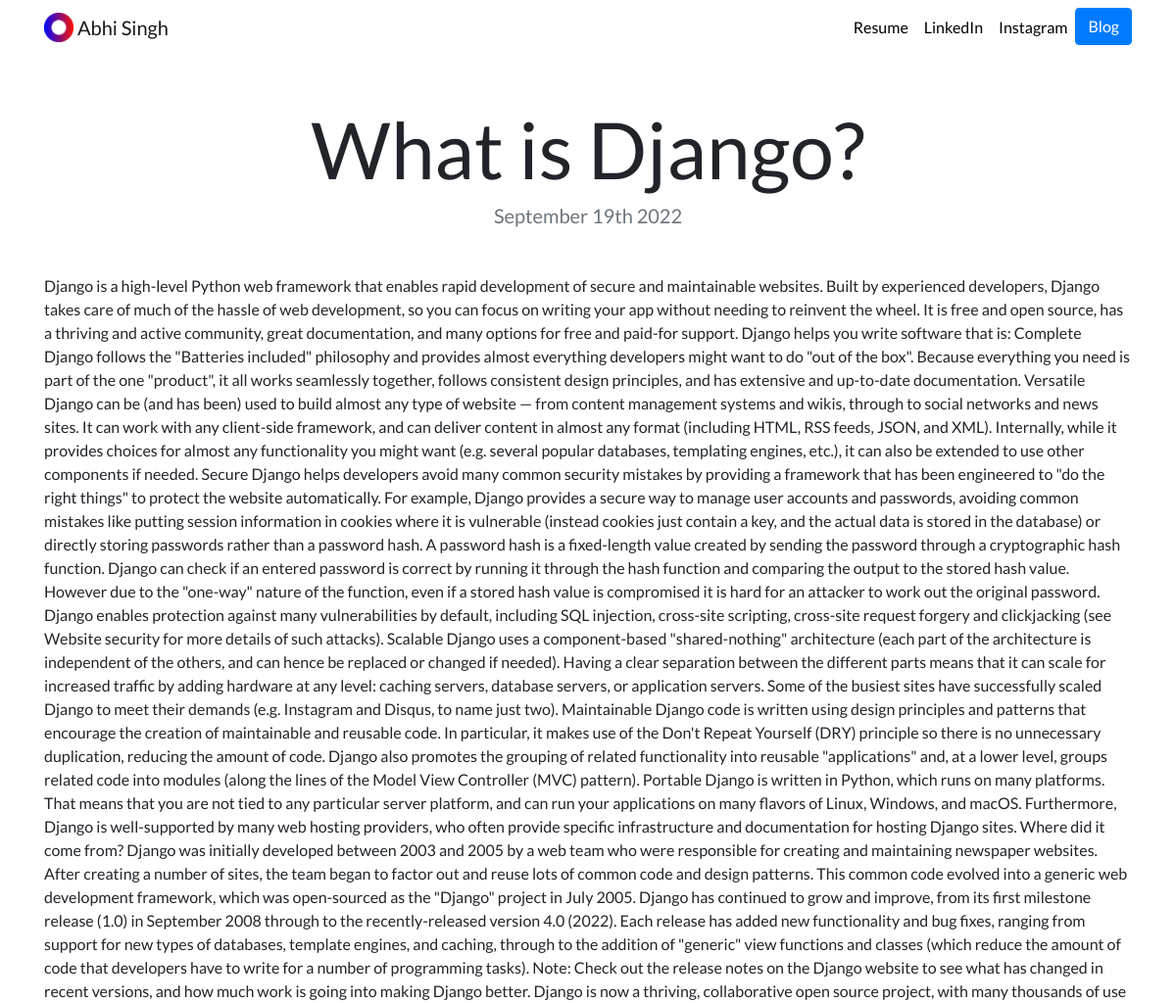
Page /blog/1/ on the committed database.
### blog/models.py (models this page shows, shortened)
class Blog(models.Model):
    title = models.CharField(max_length=200)
    description = models.TextField()
    date = models.DateField()

### blog/views.py (the view)
# urls.py: path('<int:blog_id>/', views.detail, name='detail'),
def detail(request, blog_id):
    blog = get_object_or_404(Blog, pk=blog_id)
    return render(request, 'blog/detail.html',{'blog':blog})

### blog/templates/blog/detail.html
{% extends "portfolio/base.html" %}
{% load static %}
{% block content %}
<h1 class="text-center mt-5" id="blogdetailtitle">{{ blog.title }}</h1>
<h5 class="text-center text-muted mb-5">{{ blog.date|date:'F jS Y' }}</h5>
{{ blog.description|safe }}
{% endblock %}

### portfolio/static/portfolio/custom.css (style rules this page uses)
body { font-family: 'Lato', sans-serif; }
@media (min-width: 992px) { #blogdetailtitle { font-size: 5rem; } }

### rows in the picture
Blog: title "What is Django?", date "September 19th 2022", description "Django is a high-level Python web framework that enables rapid development of secure and maintainable websites. Built by experienced developers, Django takes care of much of the hassle of web development, so you can focus on writing your app without needing to reinvent the wheel. It is free and open source, has a thriving and active community, great documentation, and many options for free and paid-for support. Django helps you write software that is: Complete Django follows the \"Batteries included\" philosophy and provides almost everything developers might want to do \"out of the box\". Because everything you need is part of the one \"product\", it all works seamlessly together, follows…"
